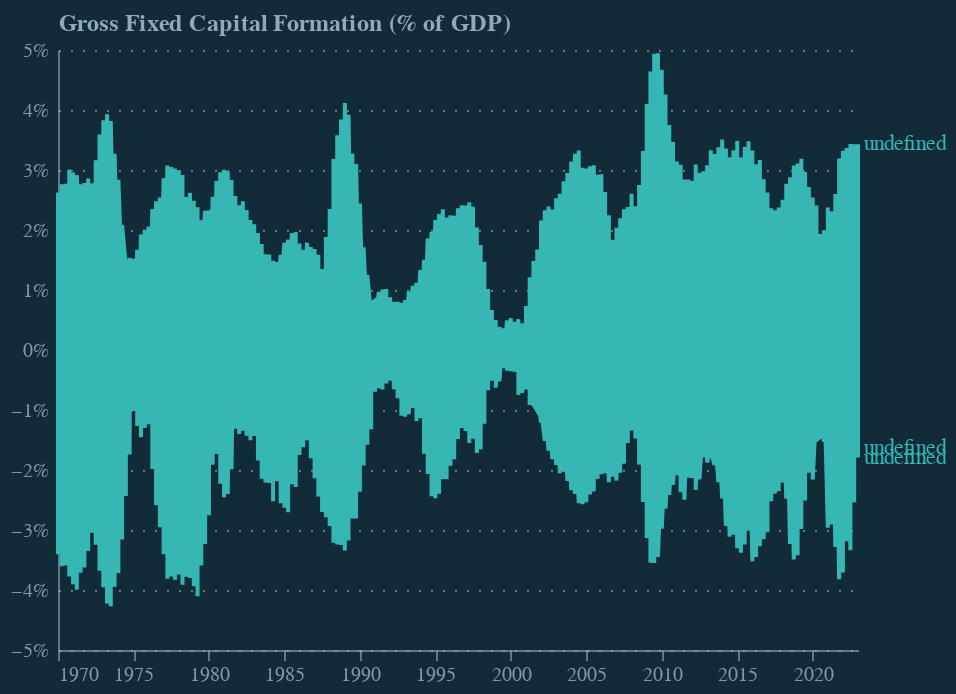

Notebook code cell kept with this figure:
### Code cell
alt.themes.enable('dark')

base = alt.Chart(df).encode(
    x=alt.X('Date:T', axis=alt.Axis()),
    y=alt.Y('Value:Q', axis=alt.Axis(title='Gross Fixed Capital Formation (% of GDP)', format='%') ),
    color=alt.Color('Country:N', legend=None)
)

line = base.mark_line()

labels = base.transform_filter(
    "year(datum.Date) == 2023"
).mark_text(
    align='left',
    baseline='middle',
    dx=3,
    dy=alt.expr("datum.Country == 'US' ? 5  : 0"),
).encode(
    text=alt.Text('Country:N')
)

chart = line + labels

chart.save("gfcf_country.json")
chart.save("gfcf_country.png", scale_factor=2.0)

chart

### Figure 1 — Vega-Lite specification as saved in the notebook (floating-point values rounded to 4 significant figures; data arrays with more than 128 entries replaced by an {"elided": "..."} marker saying what was removed)
{"config": {"background": "#122B39", "font": "Circular Std", "title": {"color": "#b4c8d8", "fontSize": 14, "fontWeight": 400}, "mark": {"line": {"interpolate": "monotone"}}, "view": {"stroke": "transparent", "width": 400, "height": 300}, "range": {"category": ["#36B7B4", "#E6224B", "#F4C245", "#0063AF", "#00A767", "#179FDB", "#EB5C2E"], "diverging": ["#E6224B", "#E54753", "#C9C9C9", "#179FDB", "#122B39"], "heatmap": ["#C9C9C9", "#179FDB", "#0063AF", "#122B39"], "ordinal": ["#00A767", "#36B7B4", "#179FDB", "#0063AF", "#243B5A"]}, "axisX": {"domainColor": "#b4c8d8", "domainOpacity": 0.5, "grid": false, "labelAngle": 0, "labelColor": "#b4c8d8", "labelOpacity": 0.7, "orient": "bottom", "tickColor": "#b4c8d8", "tickCount": 10, "tickOpacity": 0.5, "title": "", "titleAlign": "center", "titleAnchor": "middle", "titleColor": "#b4c8d8", "titleFontSize": 12, "titleOpacity": 0.8, "titleX": 207, "titleY": -15}, "axisY": {"domainColor": "#b4c8d8", "domainOpacity": 0.5, "format": ".0f", "gridColor": "#b4c8d8", "gridDash": [1, 5], "gridOpacity": 0.5, "labelColor": "#b4c8d8", "labelOpacity": 0.7, "labelPadding": 5, "tickColor": "#b4c8d8", "tickCount": 8, "tickOpacity": 0.5, "ticks": false, "title": "FAO price index", "titleAlign": "left", "titleAngle": 0, "titleBaseline": "bottom", "titleColor": "#b4c8d8", "titleFontSize": 12, "titleOpacity": 0.8, "titleX": 0, "titleY": -7}}, "layer": [{"mark": {"type": "line"}, "encoding": {"color": {"field": "Country", "legend": null, "type": "nominal"}, "x": {"axis": {}, "field": "Date", "type": "temporal"}, "y": {"axis": {"format": "%", "title": "Gross Fixed Capital Formation (% of GDP)"}, "field": "Value", "type": "quantitative"}}}, {"mark": {"type": "text", "align": "left", "baseline": "middle", "dx": 3, "dy": {"expr": "datum.Country == 'US' ? 5  : 0"}}, "encoding": {"color": {"field": "Country", "legend": null, "type": "nominal"}, "text": {"field": "Country", "type": "nominal"}, "x": {"axis": {}, "field": "Date", "type": "temporal"}, "y": {"axis": {"format": "%", "title": "Gross Fixed Capital Formation (% of GDP)"}, "field": "Value", "type": "quantitative"}}, "transform": [{"filter": "year(datum.Date) == 2023"}]}], "data": {"name": "data-958a2e9d850359f6387e48a19a42001c"}, "$schema": "https://vega.github.io/schema/vega-lite/v5.8.0.json", "datasets": {"data-958a2e9d850359f6387e48a19a42001c": {"elided": "639 records"}}}
